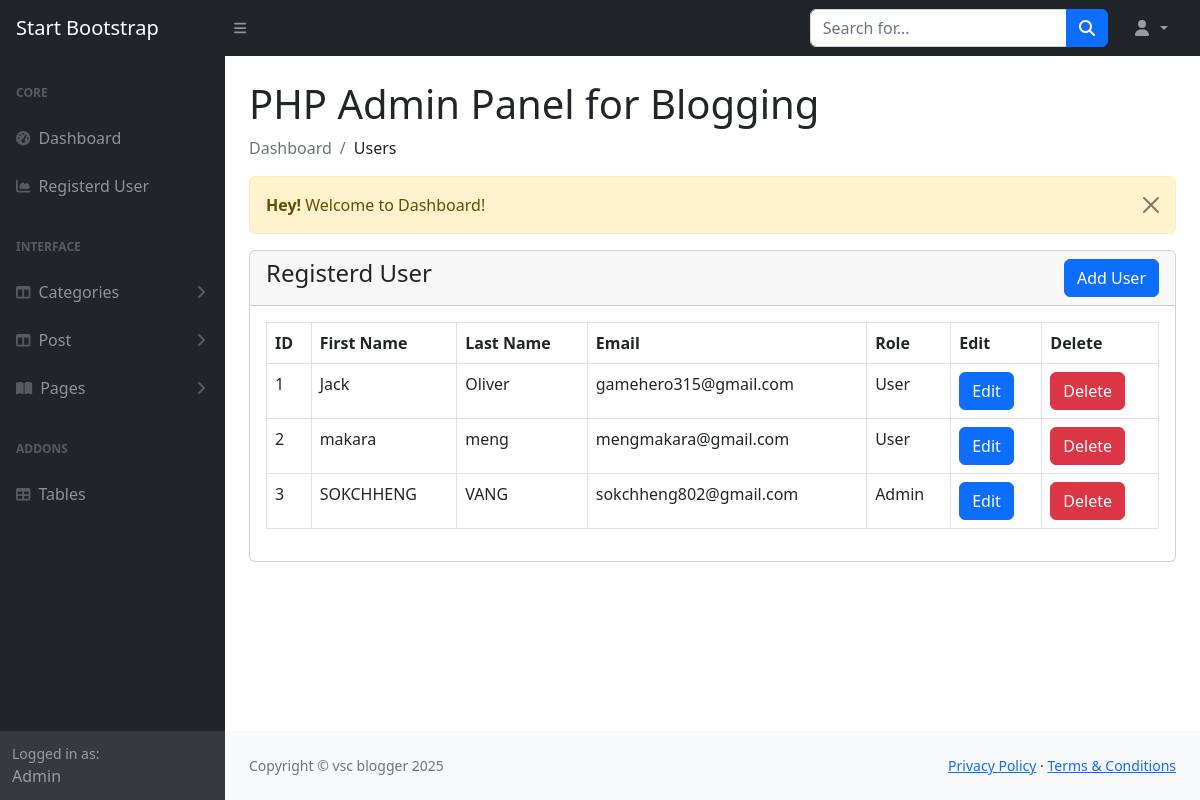
Screenshot of /admin/register-view.php (signed in) with the database file from the repository.
### tables this page shows
CREATE TABLE `users` (
  `id` int(11) NOT NULL,
  `fname` varchar(255) NOT NULL,
  `lname` varchar(255) NOT NULL,
  `email` varchar(255) NOT NULL,
  `password` varchar(255) NOT NULL,
  `role_as` tinyint(1) NOT NULL DEFAULT 0,
  `status` tinyint(1) NOT NULL DEFAULT 0,
  `create_at` timestamp NOT NULL DEFAULT current_timestamp()
);

### admin/register-view.php (the view)
<?php
include("./authentication.php");
include("./includes/header.php");
?>
<div class="contaienr-fluid px-4">
    <h1 class="mt-4">PHP Admin Panel for Blogging</h1>
    <ol class="breadcrumb">
        <li class="breadcrumb-item active">Dashboard</li>
        <li class="breadcrumb-item">Users</li>
    </ol>
    <div class="row">
        <div class="col-md-12">
            <?php include("message.php"); ?>
            <div class="card">
                <div class="card-header">
                    <h4>Registerd User
                        <a href="register-add-user.php" class="btn btn-primary float-end">Add User</a>
                    </h4>
                </div>
                <div class="card-body">
                    <table class="table table-bordered">
                        <thead>
                            <tr>
                                <th>ID</th>
                                <th>First Name</th>
                                <th>Last Name</th>
                                <th>Email</th>
                                <th>Role</th>
                                <th>Edit</th>
                                <th>Delete</th>
                            </tr>
                        </thead>
                        <tbody>
                            <?php
                            $query = "SELECT * FROM users";
                            $query_run = mysqli_query($con, $query);
                            if (mysqli_num_rows($query_run) > 0) {
                                foreach ($query_run as $row) {
                            ?>
                                    <tr>
                                        <td><?= $row['id'] ?></td>
                                        <td><?= $row['fname'] ?></td>
                                        <td><?= $row['lname'] ?></td>
                                        <td><?= $row['email'] ?></td>
                                        <td><?php
                                            if ($row['role_as']) {
                                                echo "Admin";
                                            } elseif ($row['role_as'] == 0) {
                                                echo "User";
                                            }
                                            ?></td>
                                        <td><a href="register-edit.php?id=<?= $row['id'] ?>" class="btn btn-primary">Edit</a></td>
                                        <td>
                                            <form action="register-update-user.php" method="post">
                                                <button type="submit" name="delete_user_btn"
                                                value="<?= $row['id'] ?>"
                                                onclick="return confirm('Are you sure you want to delete this record? 🗑️')"
                                                class="btn btn-danger">Delete</button>
                                            </form>
                                        </td>
                                    </tr>
                                <?php
                                }
                            } else {
                                ?>
                                <tr>
                                    <td colspan="6">Record Not Found!</td>
                                </tr>
                            <?php
                            }
                            ?>
                        </tbody>
                    </table>
                </div>
            </div>
        </div>
    </div>
</div>
<?php
include("includes/footer.php");
include("includes/script.php");
?>

### rows the page displays
users: id "1", fname "Jack", lname "Oliver", email "gamehero315@gmail.com", role_as "User"
users: id "2", fname "makara", lname "meng", email "mengmakara@gmail.com", role_as "User"
users: id "3", fname "SOKCHHENG", lname "VANG", email "sokchheng802@gmail.com", role_as "Admin"

### other values shown
$_SESSION['message'] "Welcome to Dashboard!"
